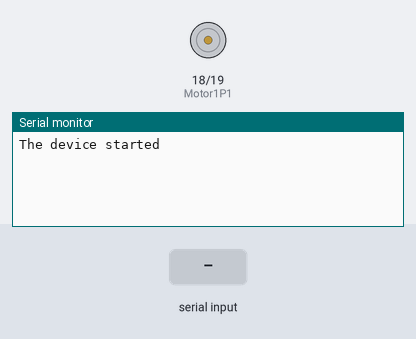
This sketch was run on a simulated ESP32. Parts: motor-driver pin pairs drawn as motors (green arrow = first pin HIGH = forward, orange = second pin HIGH = backward, longer = more drive, scaled by the enable pin), the last lines printed to the serial monitor. The inputs (shaded band) are chosen by the test bench. Nothing arrives over Bluetooth unless stated.

Above: at 1.2 s.
1.3 s: "1" received over the second serial link
At 1.9 s:
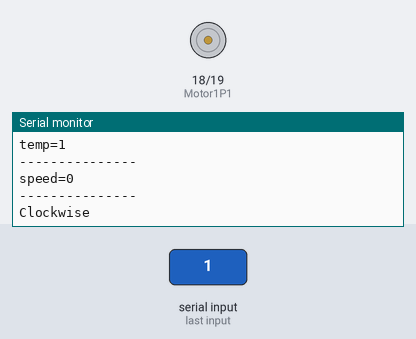
2.8 s: "2" received over the second serial link
At 3.3 s:
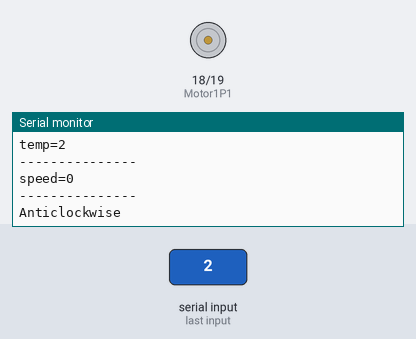
4.3 s: "5\n" received over the second serial link
At 5.5 s:
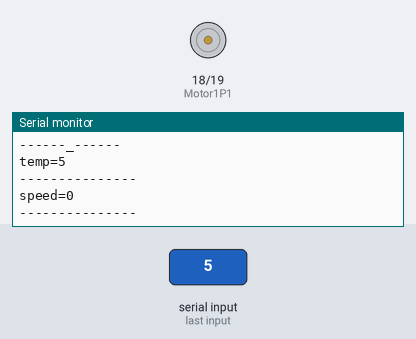
5.8 s: "200\n" received over the second serial link
At 7.2 s:
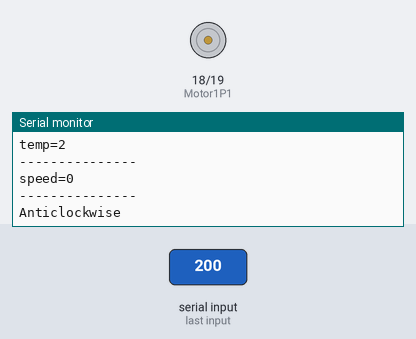
Timing chart, 0 to 8.3 s (numbered marks = the images above; inputs shaded):
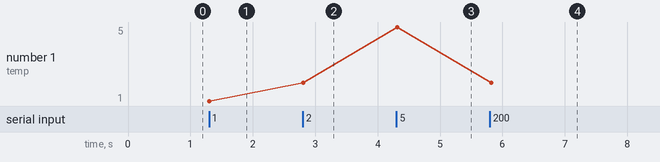

The sketch:

Control_2Wheel_Bot_Using_Bluetooth_With_Speed_Control_ESP32.ino
```cpp
#include "BluetoothSerial.h"
String readString;
BluetoothSerial SerialBT;

const int freq = 5000;
const int pwmChannel1 = 0;
const int resolution = 10;

int dutyCycle = 200;
const int MAX_DUTY_CYCLE = (int)(pow(2, resolution) - 1);

int enable1Pin = 32;

int Motor1P1=18;
int Motor1P2=19;

void setup() {
  Serial.begin(115200);
  SerialBT.begin("ESP32test"); //Bluetooth device name
  Serial.println("The device started");

  pinMode(Motor1P1,OUTPUT);
  pinMode(Motor1P2,OUTPUT);

  pinMode(enable1Pin, OUTPUT);

  ledcSetup(pwmChannel1, freq, resolution);

  ledcAttachPin(enable1Pin, pwmChannel1);

}

void loop() {
  if (Serial.available()) {
    SerialBT.write(Serial.read());
  }

  char temp =0;

  while (SerialBT.available()) {

    char x=SerialBT.read();
    readString += x;
  }

  if (readString.length() >0) {

    Serial.println("-------------");
    Serial.println(readString);
    Serial.println("------_------");


    char temp=readString.charAt(0);

    Serial.print("temp=");
    Serial.println(temp);
    Serial.println("---------------");

    int speed=(readString.substring(1)).toInt();
    Serial.print("speed=");
    Serial.println(speed);
    Serial.println("---------------");

    ledcWrite(pwmChannel1, speed);

    if(temp=='1')
    {
      digitalWrite(Motor1P1, HIGH);
      digitalWrite(Motor1P2, LOW);
      Serial.println("Clockwise"+speed);
    }
    else
    {
      if(temp=='2')
      {
        digitalWrite(Motor1P1, LOW);
        digitalWrite(Motor1P2, HIGH);
        Serial.println("Anticlockwise"+speed);
      }
      else
      {
        digitalWrite(Motor1P1, LOW);
        digitalWrite(Motor1P2, LOW);
      }
    }


  }

  readString="";
  delay(100);
}
```

Measured:
- after the input at 1.3 s, the serial monitor: prints a new line at once (image 1)
- after the input at 2.8 s, the serial monitor: prints a new line at once (image 2)
- after the input at 4.3 s, the serial monitor: prints a new line at once (image 3)
- after the input at 5.8 s, the serial monitor: prints a new line at once (image 4)
- plotted number 1: 1 → 2 after the input at 2.8 s, 2 → 5 after the input at 4.3 s
